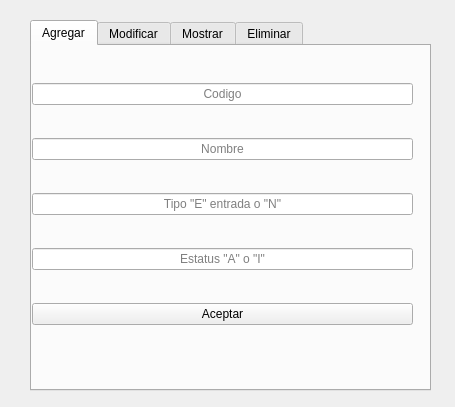
<?xml version="1.0" encoding="UTF-8"?>
<ui version="4.0">
 <class>MenuDestinos</class>
 <widget class="QWidget" name="MenuDestinos">
  <property name="geometry">
   <rect>
    <x>0</x>
    <y>0</y>
    <width>455</width>
    <height>407</height>
   </rect>
  </property>
  <property name="windowTitle">
   <string>Form</string>
  </property>
  <widget class="QTabWidget" name="tabWidget">
   <property name="geometry">
    <rect>
     <x>30</x>
     <y>20</y>
     <width>401</width>
     <height>371</height>
    </rect>
   </property>
   <property name="currentIndex">
    <number>0</number>
   </property>
   <widget class="QWidget" name="tab">
    <attribute name="title">
     <string>Agregar</string>
    </attribute>
    <widget class="QWidget" name="">
     <property name="geometry">
      <rect>
       <x>0</x>
       <y>10</y>
       <width>381</width>
       <height>301</height>
      </rect>
     </property>
     <layout class="QHBoxLayout" name="horizontalLayout_2">
      <item>
       <layout class="QHBoxLayout" name="horizontalLayout">
        <item>
         <layout class="QVBoxLayout" name="verticalLayout">
          <item>
           <widget class="QLineEdit" name="inputCodigoD">
            <property name="alignment">
             <set>Qt::AlignCenter</set>
            </property>
            <property name="placeholderText">
             <string>Codigo</string>
            </property>
           </widget>
          </item>
          <item>
           <widget class="QLineEdit" name="inputNombreD">
            <property name="alignment">
             <set>Qt::AlignCenter</set>
            </property>
            <property name="placeholderText">
             <string>Nombre</string>
            </property>
           </widget>
          </item>
          <item>
           <widget class="QLineEdit" name="inputTipoD">
            <property name="alignment">
             <set>Qt::AlignCenter</set>
            </property>
            <property name="placeholderText">
             <string>Tipo &quot;E&quot; entrada o &quot;N&quot;</string>
            </property>
           </widget>
          </item>
          <item>
           <widget class="QLineEdit" name="inputEstatusD">
            <property name="alignment">
             <set>Qt::AlignCenter</set>
            </property>
            <property name="placeholderText">
             <string>Estatus &quot;A&quot; o &quot;I&quot;</string>
            </property>
           </widget>
          </item>
          <item>
           <widget class="QPushButton" name="botonAceptarAgregar">
            <property name="text">
             <string>Aceptar</string>
            </property>
           </widget>
          </item>
         </layout>
        </item>
       </layout>
      </item>
     </layout>
    </widget>
   </widget>
   <widget class="QWidget" name="tab_2">
    <attribute name="title">
     <string>Modificar</string>
    </attribute>
   </widget>
   <widget class="QWidget" name="Mostrar">
    <attribute name="title">
     <string>Mostrar</string>
    </attribute>
   </widget>
   <widget class="QWidget" name="tab_3">
    <attribute name="title">
     <string>Eliminar</string>
    </attribute>
   </widget>
  </widget>
 </widget>
 <resources/>
 <connections/>
</ui>
